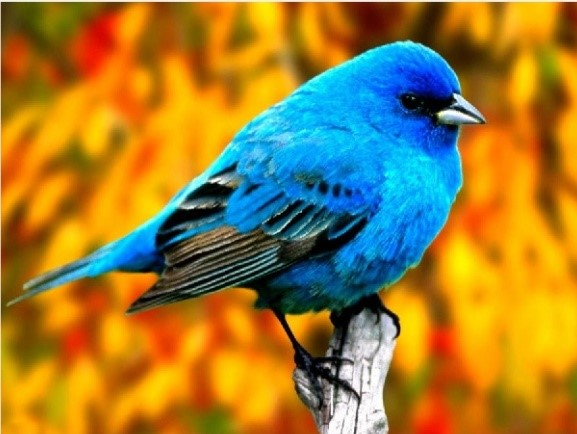
%> input picture E36/bird.jpg, 577 x 434 px
$ octave E36.m   (GNU Octave 9; MATLAB toolbox functions it lacks are replaced by stand-ins)
%> lines starting %> are read from the running program, lines starting %| are printed output that depends on the picture; in (x1, y1, x2, y2) boxes, pixels count from 0 and x2, y2 are one past the last pixel; in counts of white or black regions, pixels touching at a corner belong together; the program's own positions count from 1
clc; clear; close all; warning off all;
RGB = imread('bird.jpg');
%> RGB is the input picture: size 434x577x3 uint8; mean R, G, B 157.4, 124.7, 50.9
HSV = rgb2hsv(RGB);
%> HSV: size 434x577x3 double; mean H, S, V 0.216, 0.897, 0.756
H = HSV(:,:,1);
range = [100 250]/360;
mask = (H>range(1)) & (H<range(2));
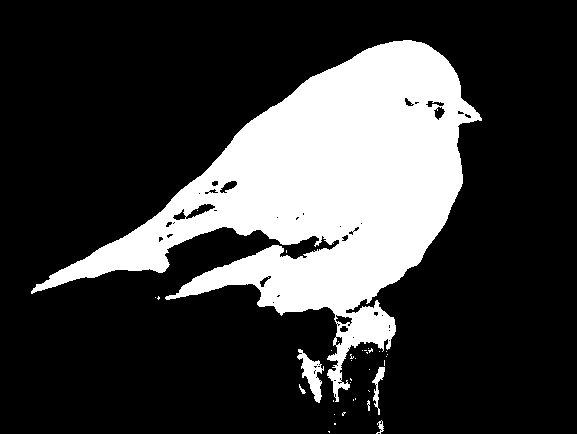
%> mask: size 434x577 logical; 23.6% white; 36 white regions (30 under 20 px), largest, box (x1, y1, x2, y2) and area: (31, 40, 482, 402) 58039, (297, 349, 324, 403) 597, (372, 367, 385, 415) 211, (376, 420, 384, 434) 50, (299, 384, 306, 394) 27, (367, 400, 370, 411) 22
H = HSV(:,:,1);
S = HSV(:,:,2);
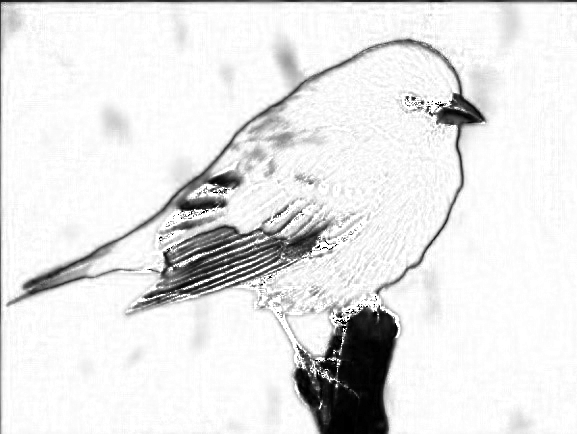
%> S: size 434x577 double; min 0, max 1, mean 0.897
V = HSV(:,:,3);
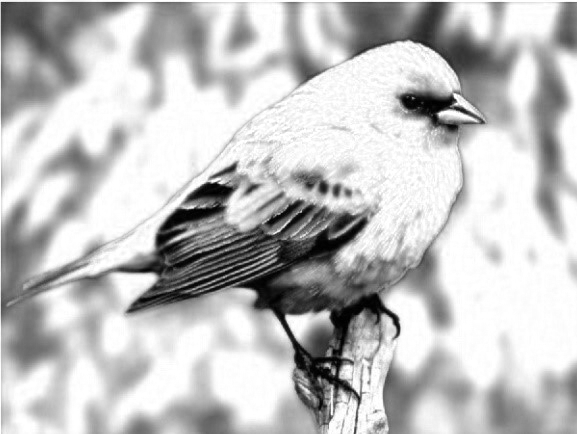
%> V: size 434x577 double; min 0, max 1, mean 0.756
S = S.*mask;
HSV1 = cat(3,H,S,V);
%> HSV1: size 434x577x3 double; mean H, S, V 0.216, 0.192, 0.756
RGB1 = hsv2rgb(HSV1);
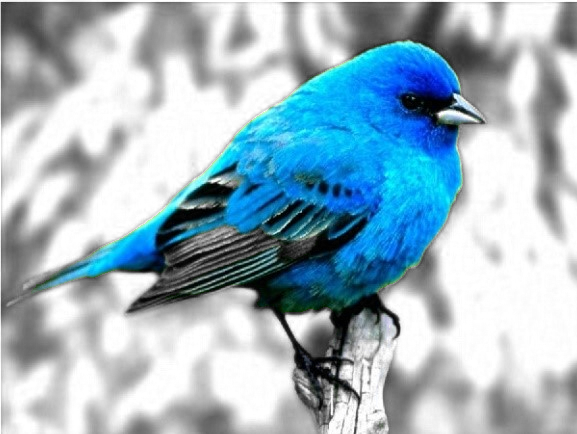
%> RGB1: size 434x577x3 double; mean R, G, B 0.618, 0.708, 0.755
H = HSV(:,:,1);
S = HSV(:,:,2);
V = HSV(:,:,3);
H(mask) = H(mask)+.4;
HSV2 = cat(3,H,S,V);
%> HSV2: size 434x577x3 double; mean H, S, V 0.31, 0.897, 0.756
RGB2 = hsv2rgb(HSV2);
H = HSV(:,:,1);
S = HSV(:,:,2);
V = HSV(:,:,3);
H(mask) = H(mask)+.4;
S = S.*mask;
HSV3 = cat(3,H,S,V);
%> HSV3: size 434x577x3 double; mean H, S, V 0.31, 0.192, 0.756
RGB3 = hsv2rgb(HSV3);
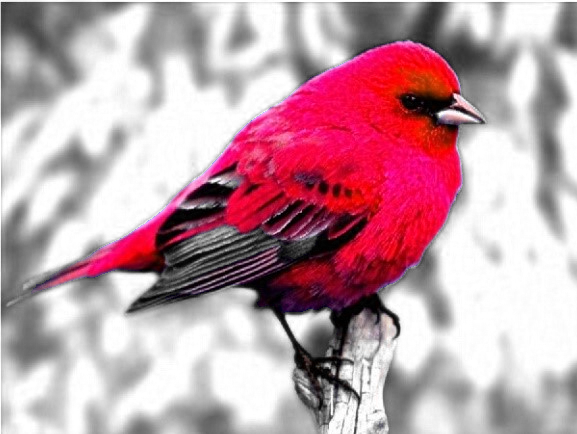
%> RGB3: size 434x577x3 double; mean R, G, B 0.756, 0.619, 0.655
H = HSV(:,:,1);
S = HSV(:,:,2);
V = HSV(:,:,3);
H(mask) = H(mask)+.33;
H(~mask) = H(~mask)+.2;
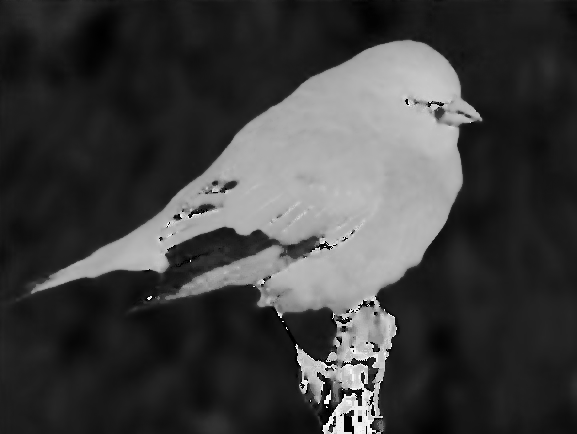
%> H: size 434x577 double; min 0.2, max 1.19, mean 0.446; drawn with min black and max white
HSV4 = cat(3,H,S,V);
%> HSV4: size 434x577x3 double; mean H, S, V 0.446, 0.897, 0.756
RGB4 = hsv2rgb(HSV4);
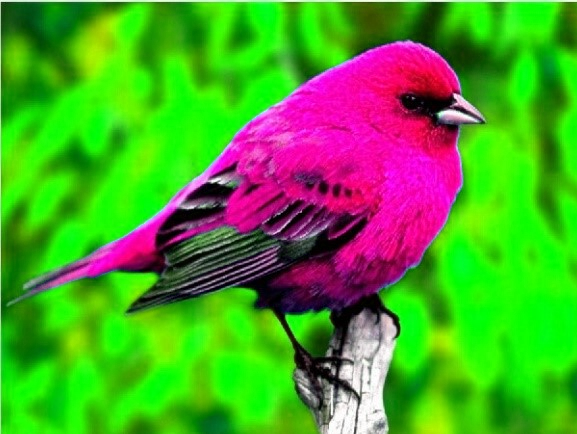
%> RGB4: size 434x577x3 double; mean R, G, B 0.309, 0.618, 0.158
figure, imshow(RGB4);
